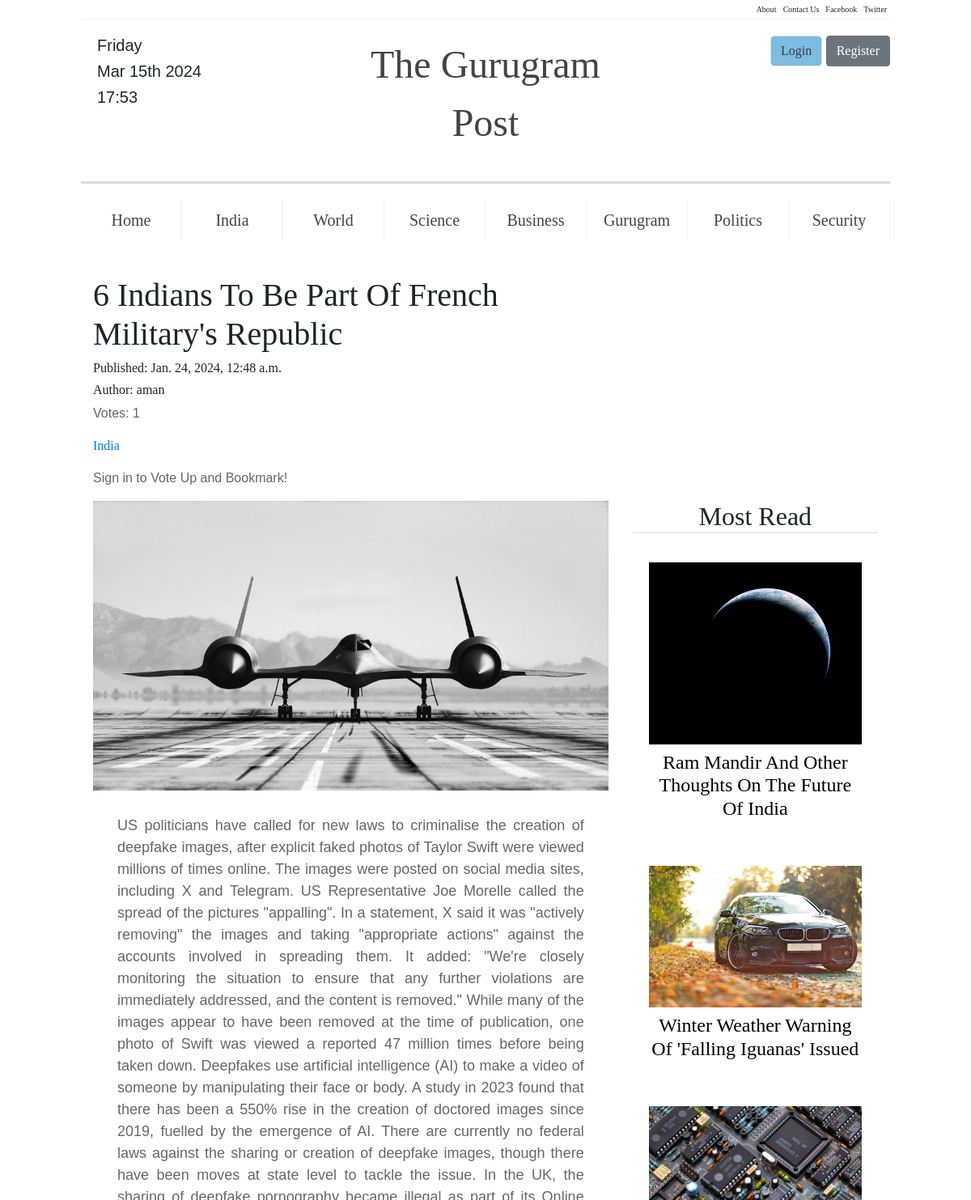
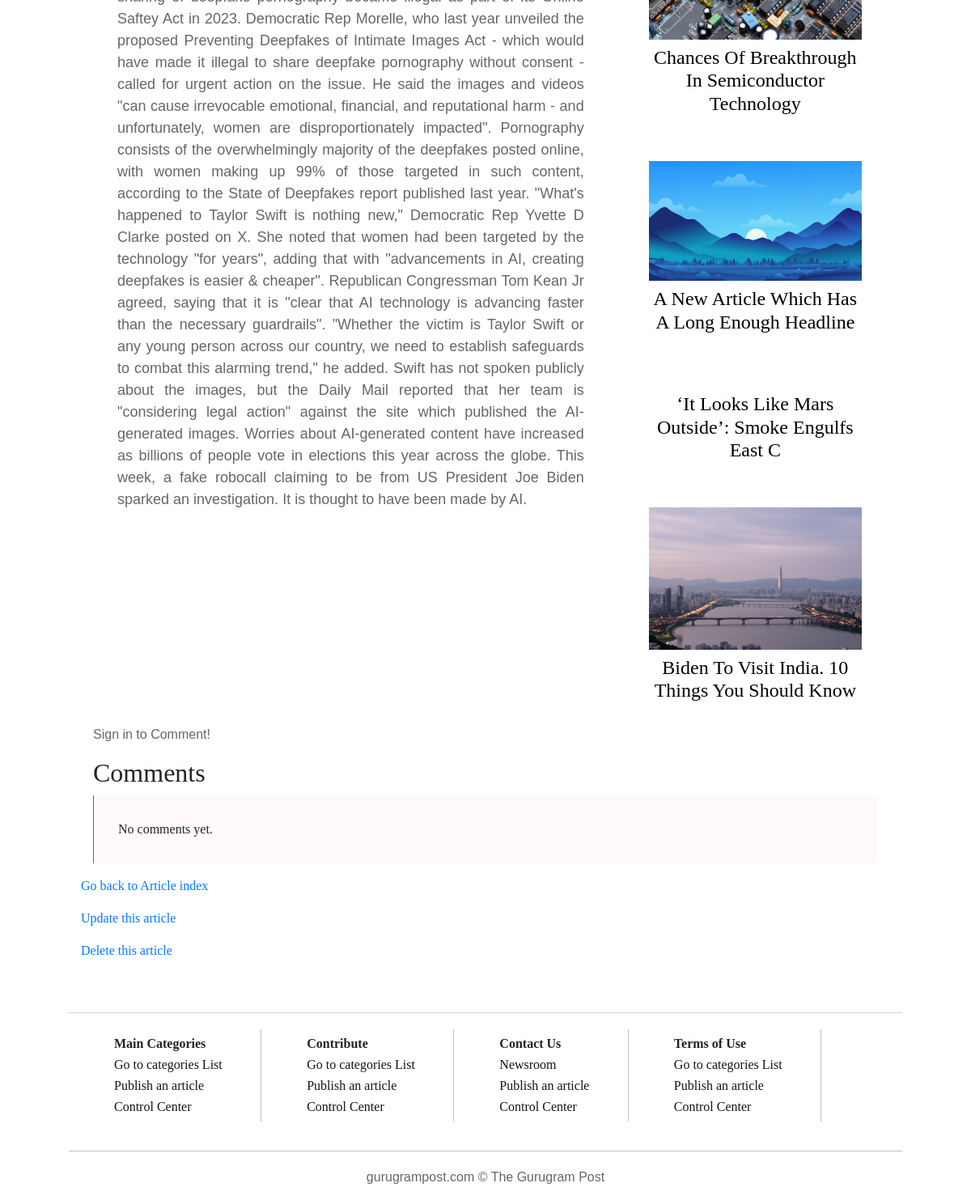
Page /blog/articles/2024/1/cascw on the committed database (2 pictures, top to bottom).
### Blog/models.py (models this page shows, shortened)
class Article(models.Model):
    title=models.CharField(max_length=100)
    date_pub=models.DateTimeField("Published DateTime",auto_now_add=True) #auto_now_add is for adding date when first created, not whenever updated
    author=models.ForeignKey(get_user_model(),on_delete=models.CASCADE)
    cat=models.ManyToManyField("Category",verbose_name="Category")
    text=RichTextField()
    img=models.ImageField(verbose_name='Cover Image',null=True,blank=True)
    slug=models.SlugField(max_length=50, unique_for_month="date_pub")    #must include only lowercase alphanumeric characters and dashes
    updated_at=models.DateTimeField("Updated on",auto_now=True)
    featured=models.BooleanField(verbose_name='Home Page(Featured)',default=False)
    section=models.ForeignKey('Section',on_delete=models.CASCADE,default=None,null=True)
    class Meta:
        ordering = ('-date_pub',)
    def get_absolute_url(self):
        return reverse("blog:article_detail", kwargs={'year':self.date_pub.year,'month':self.date_pub.month,'slug':self.slug})
    def get_update_url(self):
        return reverse("blog:article_update", kwargs={'pk':self.pk})

class Section(models.Model):
    name=models.CharField(max_length=45, unique=True)
    slug=models.SlugField(max_length=30,unique=True)
    def __str__(self):
        return self.name
    def get_absolute_url(self):
        return reverse('blog:section_view',kwargs={'slug':self.slug})

### Blog/views.py (the view, shortened to what this page needs)
# urls.py: path('articles/<int:year>/<int:month>/<slug:slug>',views.article_detail, name="article_detail"),
def article_detail(request,year,month,slug):
    template="Blog/article_detail.html"
    article=get_object_or_404(
        Article,
        date_pub__year=year,
        date_pub__month=month,
        slug__iexact=slug)
    comments=article.comments.filter(parent=None,).reverse()
    articles=Article.objects.all().exclude(pk=article.pk)[:7]
    if request.method == 'GET':
        comment_form=CommentForm()
        ctx={
            "article":article,
            'articles':articles,
            'comment_form':comment_form,
            'comments':comments,
            }
        return render(request,template,ctx)

### Blog/templates/Blog/article_detail.html (shortened to what this page needs)
{% extends "Blog/base.html" %}
{%load static%}
{% get_static_prefix as STATIC_PREFIX %}
{% block head %}
<link rel="stylesheet" href="{% static 'blog/css/article.css' %}">
<link rel="stylesheet" href="{% static 'blog/css/comments.css' %}">
{% endblock %}
{% block content %}
<div class="container-fluid">
  <div class="row">
    <div class="col-sm-8">
      <h1>{{article.title|title}}</h1>
      <h6>Published: {{article.date_pub}}</h6>
      <h6>Author: {{article.author}}</h6>
      <p>Votes: {{ article.vote_set.count }}</p>
      <p><a href="{{article.section.get_absolute_url}}">{{ article.section }}</a></p>
      {% if user.is_authenticated %}
      <form id='vote_form' style='display: inline-block;' action="{% url 'blog:vote' article.id %}" method="post">
        {% csrf_token %}
        <button class="btn btn-info" type="submit">Vote Up <i class="bi bi-hand-thumbs-up-fill"></i></button>
      </form>
      <form id='bookmark_form' style='display: inline-block;' action="{% url 'blog:bookmark' article.id %}" method="post">
        {% csrf_token %}
        <button class="btn btn-warning" type="submit">Bookmark <i class="bi bi-bookmark-plus"></i></button>
      </form>
      {% else %}
      <p>Sign in to Vote Up and Bookmark!</p>
      {% endif %}
    </div>
    <div class="col-sm-4 text-center">
    </div>
  </div>
  <div class="row">
    <div class="col-sm-8">
      <img width=100% src="{{article.img.url}}" alt="Cover Image">
      <article>
        <div class="article_text">
          <p>{{article.text | safe}}</p>
        </div>
      </article>
    </div>
    <div class="col-md-4 text-center ms-5">
      <h2 class="border-bottom">Most Read</h2>
      {% for art in articles %}
        <div class="side_card">
          <a href="{{art.get_absolute_url}}">
          <img class='py-2' src="{{ art.img.url }}" alt="" width=100%>
          <h4>{{art.title|title}}</h4>
          </a>
        </div>
      {% endfor %}
    </div>
  </div>
</div>
<div class="container-fluid">
  {% if user.is_authenticated %}
  <h2>Add a comment</h2>
  <form class='comment_form' id="comment-form" method="POST">
    {% csrf_token %}
    {{ comment_form.as_p }}
    <input type="hidden" name="form_id" value="commentform">
    <button class='btn btn-secondary' type="submit">Submit</button>
  </form>
  {% else %}
    <p>Sign in to Comment!</p>
  {% endif %}
</div>
<div class="container-fluid">
  <h2>Comments</h2>
  <ul id="comments">
    {% for comment in comments %}
      <li>
        <div class="comment">
          <p>{{ comment.text }}</p>
          <p>by {{ comment.user.username }} on {{ comment.created_date }}</p>
          {% if user.is_authenticated %}
              {% if comment.user == user %}
                  <a class="edit_comment_button btn" href="{% url 'blog:edit_comment' comment.id %}">Edit Comment</a>
              {% endif %}
              <button class="reply_button">Reply</button>
              <form class="reply_form" method="POST" action="{% url 'blog:reply_comment' comment.id %}">
                  {% csrf_token %}
                  {{ comment_form.as_p }}
                  <button class='btn btn-secondary' type="submit">Submit</button>
              </form>
          {% endif %}
        </div>
        {% include 'Blog/comment_reply.html' with replies=comment.comment_set.all.reverse depth=0 %}
      </li>
      {% empty %}
        <li>No comments yet.</li>
    {% endfor %}
  </ul>
</div>
<p><a href="{% url 'blog:article_list' %}">Go back to Article index</a></p>
<p><a href="{{article.get_update_url}}">Update this article</a></p>
<p><a href="{% url 'blog:article_delete' article.date_pub.year article.date_pub.month article.slug %}">Delete this article</a></p>
{% endblock %}

### Blog/static/blog/css/base.css (style rules this page uses)
* { box-sizing: border-box; margin: 0; padding: 0; font-family: 'Times New Roman', Times, serif; }
body { margin: 0px 100px 0px 100px; }
p { font-family: Helvetica; color: #666666; font-size: 100%; }

### Blog/static/blog/css/article.css (style rules this page uses)
.side_card { padding: 20px; }
.side_card a { text-decoration: grey; color: black; font-family: 'Times New Roman', Times, serif; }
.article_text { text-align: justify; margin: 30px; font-size: 18px; }

### Blog/static/blog/css/comments.css (style rules this page uses)
ul#comments { border-left: 1px solid #666666; list-style-type: none; padding: 20px; background-color: rgb(255 241 241 / 44%); }
ul#comments>li { margin:10px; }

### rows in the picture
Article: title "6 Indians To Be Part Of French Military's Republic", date_pub "Jan. 24, 2024, 12:48 a.m.", author "aman", vote_set.count "1", section "India", img (picture), text "US politicians have called for new laws to criminalise the creation of deepfake images, after explicit faked photos of Taylor Swift were viewed millions of times online. The images were posted on social media sites, including X and Telegram. US Representative Joe Morelle called the spread of the pictures \"appalling\". In a statement, X said it was \"actively removing\" the images and taking \"appropriate actions\" against the accounts involved in spreading them. It added: \"We're closely monitoring the situation to ensure that any further violations are immediately addressed, and the content is removed.\" While many of the images appear to have been removed at the time of publication, one photo of…"
Article: img (picture), title "Ram Mandir And Other Thoughts On The Future Of India"
Article: img (picture), title "Winter Weather Warning Of 'Falling Iguanas' Issued"
Article: img (picture), title "Chances Of Breakthrough In Semiconductor Technology"
Article: img (picture), title "A New Article Which Has A Long Enough Headline"
Article: title "‘It Looks Like Mars Outside’: Smoke Engulfs East C"
Article: img (picture), title "Biden To Visit India. 10 Things You Should Know"
